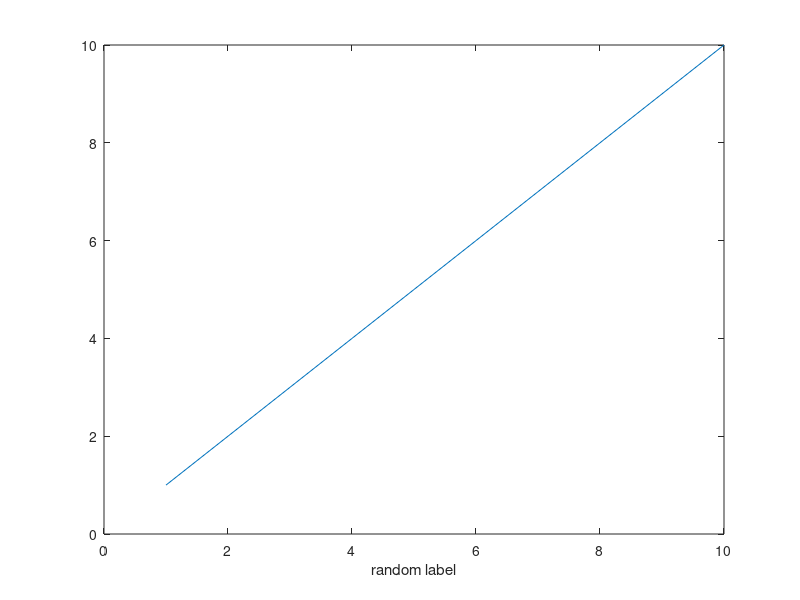
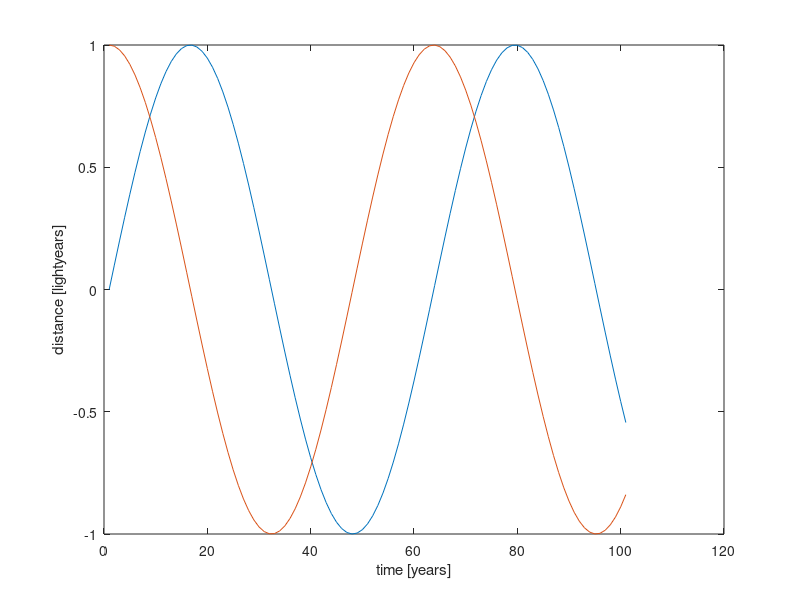

MATLAB code for these plots, in order: (Note: this script raises an error after producing the figures.)
clear
close all

% a={'a','b';'aasd sd sd','c'};
b=1;
c = {'cat','dog'};
figure('Name','Just a graph with some nonsense');
plot(1:10)
xlabel('random label')

figure('Name','Sine and Cosine graphs');
plot([sin(0:0.1:10)' cos(0:0.1:10)'])
xlabel('time [years]')
ylabel('distance [lightyears]')


% autoreport.getTemplateProps('autoreport.figmanage_template');

mydef.figwidth          = '0.6';
mydef.ws_variables      = {'a';'b';'c';'ss';'';''};
mydef.author            = 'Wim van Ekeren';
mydef.reporttag_base    = 'report';
% mydef.path.save         = './';

autoreport.AutoReport(mydef);